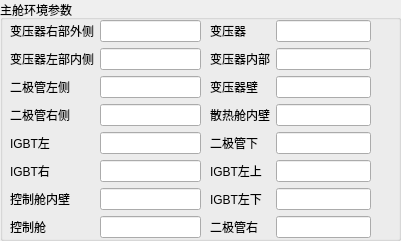
   <widget class="QGroupBox" name="groupBox">
    <property name="geometry">
     <rect>
      <x>10</x>
      <y>360</y>
      <width>401</width>
      <height>241</height>
     </rect>
    </property>
    <property name="title">
     <string>主舱环境参数</string>
    </property>
    <widget class="QWidget" name="formLayoutWidget_3">
     <property name="geometry">
      <rect>
       <x>10</x>
       <y>20</y>
       <width>191</width>
       <height>221</height>
      </rect>
     </property>
     <layout class="QFormLayout" name="formLayout_7">
      <item row="0" column="0">
       <widget class="QLabel" name="label_11">
        <property name="text">
         <string>变压器右部外侧</string>
        </property>
       </widget>
      </item>
      <item row="0" column="1">
       <widget class="QLineEdit" name="lineEdit_10"/>
      </item>
      <item row="1" column="0">
       <widget class="QLabel" name="label_14">
        <property name="text">
         <string>变压器左部内侧</string>
        </property>
       </widget>
      </item>
      <item row="1" column="1">
       <widget class="QLineEdit" name="lineEdit_11"/>
      </item>
      <item row="2" column="0">
       <widget class="QLabel" name="label_15">
        <property name="text">
         <string>二极管左侧</string>
        </property>
       </widget>
      </item>
      <item row="2" column="1">
       <widget class="QLineEdit" name="lineEdit_12"/>
      </item>
      <item row="3" column="0">
       <widget class="QLabel" name="label_16">
        <property name="text">
         <string>二极管右侧</string>
        </property>
       </widget>
      </item>
      <item row="3" column="1">
       <widget class="QLineEdit" name="lineEdit_13"/>
      </item>
      <item row="4" column="0">
       <widget class="QLabel" name="label_35">
        <property name="text">
         <string>IGBT左</string>
        </property>
       </widget>
      </item>
      <item row="4" column="1">
       <widget class="QLineEdit" name="lineEdit_14"/>
      </item>
      <item row="5" column="0">
       <widget class="QLabel" name="label_36">
        <property name="text">
         <string>IGBT右</string>
        </property>
       </widget>
      </item>
      <item row="5" column="1">
       <widget class="QLineEdit" name="lineEdit_15"/>
      </item>
      <item row="6" column="0">
       <widget class="QLabel" name="label_13">
        <property name="text">
         <string>控制舱内壁</string>
        </property>
       </widget>
      </item>
      <item row="6" column="1">
       <widget class="QLineEdit" name="lineEdit_22"/>
      </item>
      <item row="7" column="0">
       <widget class="QLabel" name="label_12">
        <property name="text">
         <string>控制舱</string>
        </property>
       </widget>
      </item>
      <item row="7" column="1">
       <widget class="QLineEdit" name="lineEdit_23"/>
      </item>
     </layout>
    </widget>
    <widget class="QWidget" name="formLayoutWidget_4">
     <property name="geometry">
      <rect>
       <x>210</x>
       <y>20</y>
       <width>161</width>
       <height>221</height>
      </rect>
     </property>
     <layout class="QFormLayout" name="formLayout_9">
      <item row="0" column="1">
       <widget class="QLineEdit" name="lineEdit_24"/>
      </item>
      <item row="1" column="0">
       <widget class="QLabel" name="label_40">
        <property name="text">
         <string>变压器内部</string>
        </property>
       </widget>
      </item>
      <item row="1" column="1">
       <widget class="QLineEdit" name="lineEdit_25"/>
      </item>
      <item row="2" column="0">
       <widget class="QLabel" name="label_41">
        <property name="text">
         <string>变压器壁</string>
        </property>
       </widget>
      </item>
      <item row="2" column="1">
       <widget class="QLineEdit" name="lineEdit_26"/>
      </item>
      <item row="3" column="0">
       <widget class="QLabel" name="label_42">
        <property name="text">
         <string>散热舱内壁</string>
        </property>
       </widget>
      </item>
      <item row="3" column="1">
       <widget class="QLineEdit" name="lineEdit_27"/>
      </item>
      <item row="4" column="0">
       <widget class="QLabel" name="label_43">
        <property name="text">
         <string>二极管下</string>
        </property>
       </widget>
      </item>
      <item row="4" column="1">
       <widget class="QLineEdit" name="lineEdit_28"/>
      </item>
      <item row="5" column="0">
       <widget class="QLabel" name="label_44">
        <property name="text">
         <string>IGBT左上</string>
        </property>
       </widget>
      </item>
      <item row="5" column="1">
       <widget class="QLineEdit" name="lineEdit_29"/>
      </item>
      <item row="6" column="0">
       <widget class="QLabel" name="label_39">
        <property name="text">
         <string>IGBT左下</string>
        </property>
       </widget>
      </item>
      <item row="6" column="1">
       <widget class="QLineEdit" name="lineEdit_30"/>
      </item>
      <item row="7" column="0">
       <widget class="QLabel" name="label_38">
        <property name="text">
         <string>二极管右</string>
        </property>
       </widget>
      </item>
      <item row="7" column="1">
       <widget class="QLineEdit" name="lineEdit_31"/>
      </item>
      <item row="0" column="0">
       <widget class="QLabel" name="label_37">
        <property name="text">
         <string>变压器</string>
        </property>
       </widget>
      </item>
     </layout>
    </widget>
   </widget>
